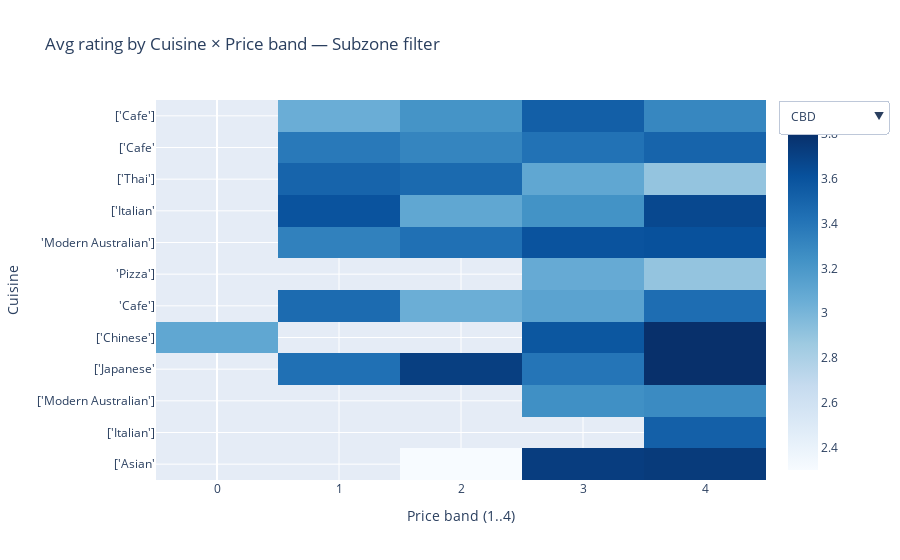

Write notebook code for a chart like this one.
### Markdown cell above
#### Part A.5.2. Recreate it using Plotly or Bokeh and explain why the interactive version is better

### Code cell
# Plotly: Using interactive heatmap with Subzone dropdown + hover counts

df["rating"] = pd.to_numeric(df["rating_number"], errors="coerce")
cost = pd.to_numeric(df["cost"], errors="coerce")
bins = pd.qcut(cost, 4, duplicates="drop")
df["price_band"] = pd.factorize(bins, sort=True)[0] + 1

df = df.assign(cuisine=df["cuisine"].astype(str).str.split(",")).explode("cuisine", ignore_index=True)
df["cuisine"] = df["cuisine"].astype(str).str.strip().str.title()
df = df.dropna(subset=["rating","cuisine","price_band","subzone"])
df = df[df["cuisine"] != ""]

top_cuis  = df["cuisine"].value_counts().head(12).index.tolist()
top_zones = df["subzone"].value_counts().head(6).index.tolist()

agg = (df[df["cuisine"].isin(top_cuis) & df["subzone"].isin(top_zones)]
       .groupby(["subzone","cuisine","price_band"])
       .agg(mean=("rating","mean"), n=("rating","size")).reset_index())
bands = sorted(agg["price_band"].unique())

def mats(zone):
    a = agg[agg["subzone"]==zone]
    z  = (a.pivot(index="cuisine", columns="price_band", values="mean")
            .reindex(index=top_cuis, columns=bands))
    cd = (a.pivot(index="cuisine", columns="price_band", values="n")
            .reindex(index=top_cuis, columns=bands))
    return z, cd

init = top_zones[0]
z0, cd0 = mats(init)

fig = px.imshow(z0, aspect="auto", origin="upper", color_continuous_scale="Blues",
                labels=dict(color="Avg rating"),
                title="Avg rating by Cuisine × Price band — Subzone filter")
fig.update_traces(customdata=cd0.to_numpy(),
                  hovertemplate="Cuisine=%{y}<br>Band=%{x}<br>Avg=%{z:.2f}<br>n=%{customdata}<extra></extra>")
fig.update_layout(xaxis_title="Price band (1..4)", yaxis_title="Cuisine")

fig.update_layout(updatemenus=[dict(
    buttons=[dict(label=z,
                  method="update",
                  args=[{"z":[mats(z)[0].to_numpy()],
                         "customdata":[mats(z)[1].to_numpy()]}]) for z in top_zones],
    x=1.02, xanchor="left", y=1.0, yanchor="top"
)])
fig.show()

### Figure 1 — Plotly figure (JSON) as saved in the notebook; plotly's stock layout.template omitted (floating-point values rounded to 4 significant figures)
{"data": [{"coloraxis": "coloraxis", "customdata": [[NaN, 41.0, 18.0, 6.0, 2.0], [NaN, 30.0, 10.0, 5.0, 4.0], [NaN, 1.0, 3.0, 2.0, 1.0], [NaN, 1.0, 1.0, 3.0, 8.0], [NaN, 3.0, 3.0, 6.0, 10.0], [NaN, NaN, NaN, 4.0, 2.0], [NaN, 5.0, 4.0, 4.0, 6.0], [1.0, NaN, NaN, 5.0, 1.0], [NaN, 3.0, 6.0, 2.0, 3.0], [NaN, NaN, NaN, 4.0, 9.0], [NaN, NaN, NaN, NaN, 4.0], [NaN, NaN, 1.0, 4.0, 5.0]], "hovertemplate": "Cuisine=%{y}<br>Band=%{x}<br>Avg=%{z:.2f}<br>n=%{customdata}<extra></extra>", "name": "0", "type": "heatmap", "x": [0, 1, 2, 3, 4], "xaxis": "x", "y": ["['Cafe']", "['Cafe'", "['Thai']", "['Italian'", "'Modern Australian']", "'Pizza']", "'Cafe']", "['Chinese']", "['Japanese'", "['Modern Australian']", "['Italian']", "['Asian'"], "yaxis": "y", "z": [[NaN, 3.054, 3.222, 3.533, 3.3], [NaN, 3.38, 3.31, 3.42, 3.5], [NaN, 3.5, 3.467, 3.1, 2.9], [NaN, 3.6, 3.1, 3.233, 3.663], [NaN, 3.333, 3.433, 3.6, 3.61], [NaN, NaN, NaN, 3.075, 2.9], [NaN, 3.46, 3.05, 3.125, 3.45], [3.1, NaN, NaN, 3.58, 3.8], [NaN, 3.433, 3.717, 3.4, 3.8], [NaN, NaN, NaN, 3.25, 3.278], [NaN, NaN, NaN, NaN, 3.525], [NaN, NaN, 2.3, 3.725, 3.74]]}], "layout": {"coloraxis": {"colorbar": {"title": {"text": "Avg rating"}}, "colorscale": [[0, "rgb(247,251,255)"], [0.125, "rgb(222,235,247)"], [0.25, "rgb(198,219,239)"], [0.375, "rgb(158,202,225)"], [0.5, "rgb(107,174,214)"], [0.625, "rgb(66,146,198)"], [0.75, "rgb(33,113,181)"], [0.875, "rgb(8,81,156)"], [1, "rgb(8,48,107)"]]}, "title": {"text": "Avg rating by Cuisine × Price band — Subzone filter"}, "updatemenus": [{"buttons": [{"args": [{"customdata": [[[null, 41, 18, 6, 2], [null, 30, 10, 5, 4], [null, 1, 3, 2, 1], [null, 1, 1, 3, 8], [null, 3, 3, 6, 10], [null, null, null, 4, 2], [null, 5, 4, 4, 6], [1, null, null, 5, 1], [null, 3, 6, 2, 3], [null, null, null, 4, 9], [null, null, null, null, 4], [null, null, 1, 4, 5]]], "z": [[[null, 3.054, 3.222, 3.533, 3.3], [null, 3.38, 3.31, 3.42, 3.5], [null, 3.5, 3.467, 3.1, 2.9], [null, 3.6, 3.1, 3.233, 3.663], [null, 3.333, 3.433, 3.6, 3.61], [null, null, null, 3.075, 2.9], [null, 3.46, 3.05, 3.125, 3.45], [3.1, null, null, 3.58, 3.8], [null, 3.433, 3.717, 3.4, 3.8], [null, null, null, 3.25, 3.278], [null, null, null, null, 3.525], [null, null, 2.3, 3.725, 3.74]]]}], "label": "CBD", "method": "update"}, {"args": [{"customdata": [[[null, 24, 10, 4, null], [null, 9, 8, 6, 2], [null, 2, 5, 3, 1], [null, 1, 2, 5, 1], [null, 2, 1, 2, 6], [null, null, 2, 4, 1], [null, 3, 3, 1, null], [null, null, null, null, null], [null, 1, 4, 3, 1], [null, null, null, 1, 4], [null, null, null, 1, 6], [null, null, null, 1, null]]], "z": [[[null, 3.454, 3.51, 4.15, null], [null, 3.833, 3.788, 3.9, 3.9], [null, 3.05, 3.16, 3.167, 4.2], [null, 3, 3.45, 3.7, 3.8], [null, 3.75, 3.7, 4.05, 3.85], [null, null, 3.45, 3.825, 3.8], [null, 3.3, 4.267, 4.1, null], [null, null, null, null, null], [null, 4.2, 3.375, 3.533, 3.7], [null, null, null, 2.6, 3.475], [null, null, null, 4.2, 3.867], [null, null, null, 3.1, null]]]}], "label": "Surry Hills", "method": "update"}, {"args": [{"customdata": [[[null, 5, 8, 1, null], [null, 4, 8, 1, 1], [null, 1, 3, 2, 1], [1, null, null, 3, 1], [null, null, 1, 2, 2], [1, null, null, 3, null], [null, 5, 1, 1, null], [null, null, 2, null, null], [null, 1, 6, 1, null], [null, null, 1, null, null], [null, null, 1, null, 2], [null, 2, 3, null, null]]], "z": [[[null, 3.82, 3.663, 3.8, null], [null, 3.375, 3.612, 4.1, 4], [null, 3.2, 3.833, 4.15, 4.4], [2.9, null, null, 3.3, 3], [null, null, 3.2, 3.95, 3.35], [2.9, null, null, 3.3, null], [null, 3.2, 2.9, 3.2, null], [null, null, 3, null, null], [null, 2.5, 3.417, 3.5, null], [null, null, 4.4, null, null], [null, null, 4.1, null, 3.45], [null, 3.3, 3.567, null, null]]]}], "label": "Newtown", "method": "update"}, {"args": [{"customdata": [[[null, 8, 7, null, 1], [null, 2, 5, 1, null], [null, null, 6, 2, 1], [null, null, 1, 3, 2], [null, null, 2, 2, 3], [null, 1, 2, 3, null], [null, 2, 1, null, null], [null, 2, 3, null, null], [null, 2, 2, null, null], [null, null, null, 1, 4], [null, null, null, 1, null], [null, null, 1, 1, null]]], "z": [[[null, 3.112, 3.514, null, 3.5], [null, 3.3, 3.18, 3.7, null], [null, null, 3.383, 3.15, 2.7], [null, null, 3.1, 3.2, 3.25], [null, null, 2.85, 3.55, 3.133], [null, 3.3, 2.85, 3.2, null], [null, 3.05, 3.3, null, null], [null, 3.25, 3.533, null, null], [null, 3.15, 3.65, null, null], [null, null, null, 2.8, 3.3], [null, null, null, 3.6, null], [null, null, 3.2, 3.2, null]]]}], "label": "Parramatta", "method": "update"}, {"args": [{"customdata": [[[null, 9, 9, 2, null], [null, 7, 4, 3, 1], [null, 1, 1, 2, 1], [null, null, 3, 2, 4], [null, 1, 3, 4, null], [null, 1, 2, 1, 4], [null, 3, 2, 1, null], [null, null, null, null, null], [null, 1, 1, null, 2], [null, null, null, null, 2], [null, null, null, 3, 6], [null, 1, null, null, 1]]], "z": [[[null, 3.389, 3.411, 3.6, null], [null, 3.457, 3.575, 3.233, 2.5], [null, 3.9, 4.1, 3.5, 3.5], [null, null, 3.867, 4.1, 4], [null, 3.2, 3.733, 3.325, null], [null, 2.6, 3.75, 4.3, 4], [null, 3.433, 3.3, 3.4, null], [null, null, null, null, null], [null, 4.3, 3.8, null, 3.7], [null, null, null, null, 3.85], [null, null, null, 4.067, 3.683], [null, 3.6, null, null, 3.6]]]}], "label": "Darlinghurst", "method": "update"}, {"args": [{"customdata": [[[1, 3, 2, 2, null], [1, 4, 1, 2, null], [null, 2, 6, 1, 1], [null, null, null, null, null], [null, null, null, 1, null], [null, null, null, null, null], [null, null, null, null, null], [2, 5, 5, 1, 2], [null, 2, 1, 1, null], [null, null, null, null, null], [null, null, null, null, null], [null, 1, 2, 4, null]]], "z": [[[3.2, 3.067, 3.15, 3.1, null], [3, 3.475, 4, 2.9, null], [null, 3.45, 3.483, 4, 3.3], [null, null, null, null, null], [null, null, null, 3.1, null], [null, null, null, null, null], [null, null, null, null, null], [3, 3.24, 2.8, 3.5, 3], [null, 3.5, 3.4, 4.3, null], [null, null, null, null, null], [null, null, null, null, null], [null, 3.3, 3.4, 3.2, null]]]}], "label": "Chinatown", "method": "update"}], "x": 1.02, "xanchor": "left", "y": 1, "yanchor": "top"}], "xaxis": {"anchor": "y", "domain": [0, 1], "title": {"text": "Price band (1..4)"}}, "yaxis": {"anchor": "x", "autorange": "reversed", "domain": [0, 1], "title": {"text": "Cuisine"}}}}
